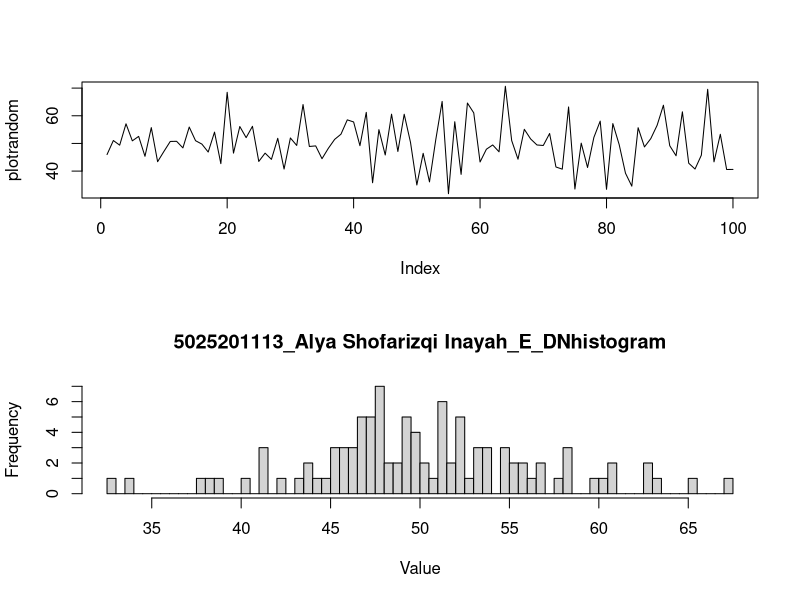

The R source for this figure:
## Diketahui generate random nilai sebanyak 100 data, mean = 50, sd = 8.

# 6.a Fungsi Probabilitas dari Distribusi Normal P(X1 ≤ x ≤ X2), 
# hitung Z-Score Nya dan 
# plot data generate randomnya dalam bentuk grafik. 
# Petunjuk(gunakan fungsi plot()).
mean = 50
sd = 8
data = 100

set.seed(100)

plotrandom = rnorm(data, mean, sd)
x1 = floor(mean(plotrandom))
x2 = ceiling(mean(plotrandom))
temp = pnorm(x2, mean, sd, lower.tail = TRUE) - pnorm(x1, mean, sd, lower.tail = TRUE)
paste("Distribusi normal = ", temp)

z_x1 = (x1-mean)/sd
z_x2 = (x2-mean)/sd
paste("Z-Score X1 = ", z_x1)
paste("Z-Score X2 = ", z_x2)

par(mfrow = c(2,1))
plot(plotrandom, type = "l")

# 6.b Generate Histogram dari Distribusi Normal dengan breaks 50 dan format penamaan:
# NRP_Nama_Probstat_{Nama Kelas}_DNhistogram
h = hist(rnorm(100, mean, sd), breaks = 50, main="5025201113_Alya Shofarizqi Inayah_E_DNhistogram", xlab = "Value", ylab = "Frequency")

# 6.c Nilai Varian (σ²) dari hasil generate random nilai Distribusi Normal.
varian = sd*sd
paste("varian = ", varian)